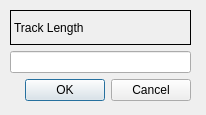
<?xml version="1.0" encoding="UTF-8"?>
<ui version="4.0">
 <class>dialogStraight</class>
 <widget class="QDialog" name="dialogStraight">
  <property name="geometry">
   <rect>
    <x>0</x>
    <y>0</y>
    <width>206</width>
    <height>115</height>
   </rect>
  </property>
  <property name="windowTitle">
   <string>Dialog</string>
  </property>
  <widget class="QWidget" name="layoutWidget">
   <property name="geometry">
    <rect>
     <x>10</x>
     <y>10</y>
     <width>181</width>
     <height>91</height>
    </rect>
   </property>
   <layout class="QVBoxLayout" name="verticalLayout">
    <item>
     <widget class="QLabel" name="label">
      <property name="frameShape">
       <enum>QFrame::Box</enum>
      </property>
      <property name="frameShadow">
       <enum>QFrame::Plain</enum>
      </property>
      <property name="text">
       <string>Track Length</string>
      </property>
     </widget>
    </item>
    <item>
     <widget class="QLineEdit" name="straightTrackLength"/>
    </item>
    <item>
     <widget class="QDialogButtonBox" name="buttonBox">
      <property name="orientation">
       <enum>Qt::Horizontal</enum>
      </property>
      <property name="standardButtons">
       <set>QDialogButtonBox::Cancel|QDialogButtonBox::Ok</set>
      </property>
     </widget>
    </item>
   </layout>
  </widget>
 </widget>
 <resources/>
 <connections>
  <connection>
   <sender>buttonBox</sender>
   <signal>accepted()</signal>
   <receiver>dialogStraight</receiver>
   <slot>accept()</slot>
   <hints>
    <hint type="sourcelabel">
     <x>248</x>
     <y>254</y>
    </hint>
    <hint type="destinationlabel">
     <x>157</x>
     <y>274</y>
    </hint>
   </hints>
  </connection>
  <connection>
   <sender>buttonBox</sender>
   <signal>rejected()</signal>
   <receiver>dialogStraight</receiver>
   <slot>reject()</slot>
   <hints>
    <hint type="sourcelabel">
     <x>316</x>
     <y>260</y>
    </hint>
    <hint type="destinationlabel">
     <x>286</x>
     <y>274</y>
    </hint>
   </hints>
  </connection>
 </connections>
</ui>
